Frame 1 (no input): blank canvas, image omitted
Frame 60 (no input): blank canvas, image omitted
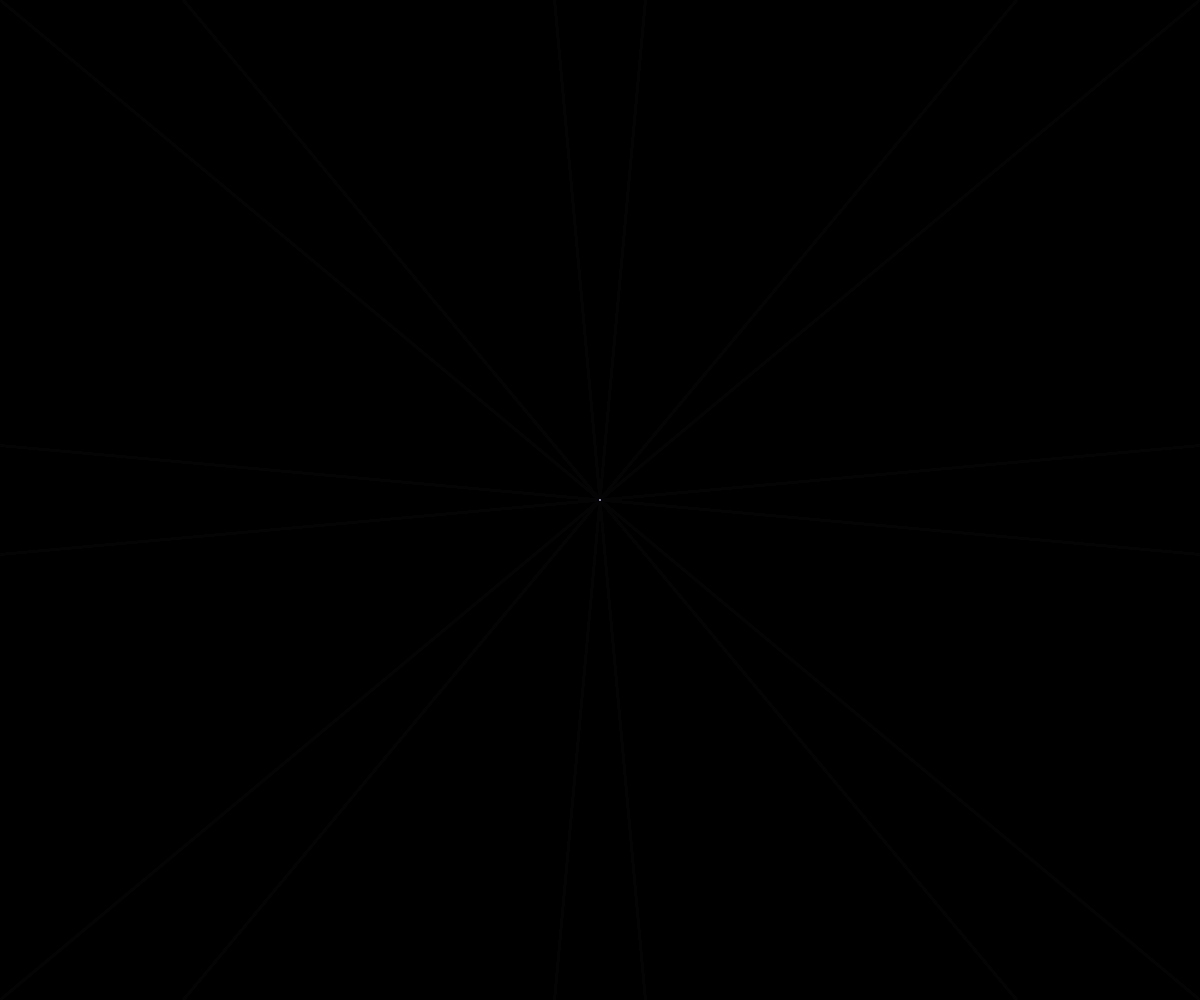
Frame 120 (the mouse pressed at the canvas centre since frame 60)

The p5.js sketch whose frames 1 and 60 were blank and that drew this single picture after the mouse press (run headless with seeded random() and noise() and a simulated clock; from frame 60 on, the mouse is pressed at the canvas centre):

// p5.js sketch
// ── sketch.js
let particles = [];
let numParticles = 50;
let symmetry = 8;
let angle = 360 / symmetry;
let isMouseHovering = false;
let colors = [];

function setup() {
  createCanvas(windowWidth, windowHeight);
  angleMode(DEGREES);
  for (let i = 0; i < numParticles; i++) {
    particles.push(new Particle());
  }
  colors = [
    color(66, 135, 245), 
    color(32, 120, 220),
    color(16, 75, 170), 
    color(255, 195, 160), 
    color(240, 180, 130)
  ];
  background(0);
}

function draw() {
  background(0, 30); 
  translate(width / 2, height / 2);
  if (isMouseHovering) {
    for (let i = 0; i < symmetry; i++) {
      rotate(angle);
      drawKaleidoscope(mouseX - width / 2, mouseY - height / 2);
      push();
      scale(1, -1);
      drawKaleidoscope(mouseX - width / 2, mouseY - height / 2);
      pop();
    }
  } else {
    for (let particle of particles) {
      particle.update();
      particle.show();
    }
  }
}

function drawKaleidoscope(x, y) {
  let colIndex = floor(map(mouseX, 0, width, 0, colors.length));
  let nextColIndex = (colIndex + 1) % colors.length;
  let lerpVal = map(mouseX % (width / colors.length), 0, width / colors.length, 0, 1);
  let kaleidoscopeColor = lerpColor(colors[colIndex], colors[nextColIndex], lerpVal);
  stroke(kaleidoscopeColor);
  strokeWeight(2);
  line(x, y, pmouseX - width / 2, pmouseY - height / 2);
}

class Particle {
  constructor() {
    this.pos = createVector(random(width), random(height));
    this.vel = createVector(0, 0);
    this.acc = createVector(0, 0);
    this.maxSpeed = 1.8;
    this.prevPos = this.pos.copy();
  }

  update() {
    let mouse = createVector(mouseX - width / 2, mouseY - height / 2);
    let angle = noise(this.pos.x * 0.01, this.pos.y * 0.01) * TWO_PI * 4.8;
    let dir = p5.Vector.fromAngle(angle);
    dir.mult(0.05);
    this.acc.add(dir);
    this.vel.add(this.acc);
    this.vel.limit(this.maxSpeed);
    this.pos.add(this.vel);
    this.acc.mult(0);
    this.edges();
  }

  show() {
    let distanceToMouse = dist(this.pos.x, this.pos.y, mouseX - width / 2, mouseY - height / 2);
    let maxDist = dist(0, 0, width / 2, height / 2);
    let lerpValue = map(distanceToMouse, 0, maxDist, 0, 1);
    let colIndex = floor(map(mouseX, 0, width, 0, colors.length));
    let nextColIndex = (colIndex + 1) % colors.length;
    let particleColor = lerpColor(colors[colIndex], colors[nextColIndex], lerpValue);
    stroke(particleColor);
    strokeWeight(2);
    line(this.pos.x, this.pos.y, this.prevPos.x, this.prevPos.y);
    this.updatePrev();
  }

  updatePrev() {
    this.prevPos.x = this.pos.x;
    this.prevPos.y = this.pos.y;
  }

  edges() {
    if (this.pos.x > width / 2) this.pos.x = -width / 2;
    if (this.pos.x < -width / 2) this.pos.x = width / 2;
    if (this.pos.y > height / 2) this.pos.y = -height / 2;
    if (this.pos.y < -height / 2) this.pos.y = height / 2;
    this.updatePrev();
  }
}

function mouseMoved() {
  isMouseHovering = true;
}

function mouseExited() {
  isMouseHovering = false;
}

function windowResized() {
  resizeCanvas(windowWidth, windowHeight);
}
